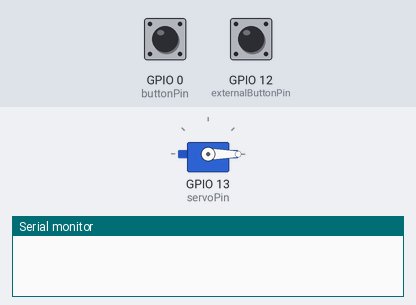
A sketch run on a simulated ESP32. Shown: servo, the last lines printed to the serial monitor. The test bench sets the inputs (shaded band); at power-on: GPIO 0 (buttonPin) HIGH, GPIO 12 (externalButtonPin) HIGH.

Above: at 1.2 s.
1.3 s: GPIO 0 (buttonPin) pulled LOW for 0.15 s
At 2.6 s:
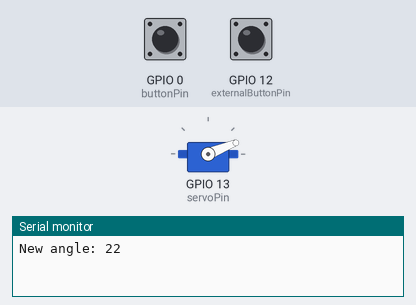
2.9 s: GPIO 12 (externalButtonPin) pulled LOW for 0.15 s
At 3.9 s:
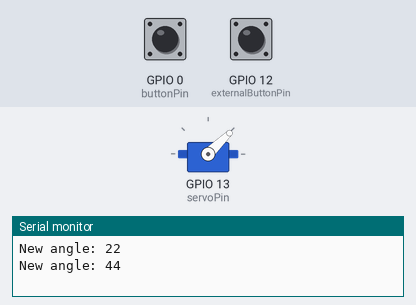
4.5 s: GPIO 0 (buttonPin) pulled LOW for 1 s
At 6.4 s:
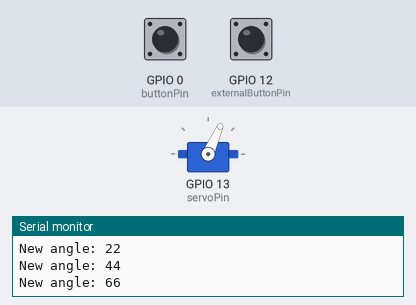
7.0 s: GPIO 12 (externalButtonPin) pulled LOW for 1 s
At 8.3 s:
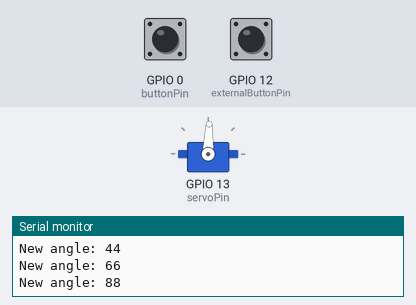
9.5 s: GPIO 0 (buttonPin) pulled LOW for 0.15 s
At 10.2 s:
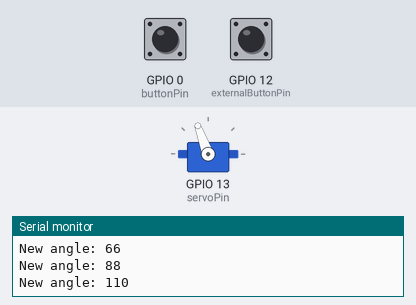
11.1 s: GPIO 12 (externalButtonPin) pulled LOW for 0.15 s
At 12.6 s:
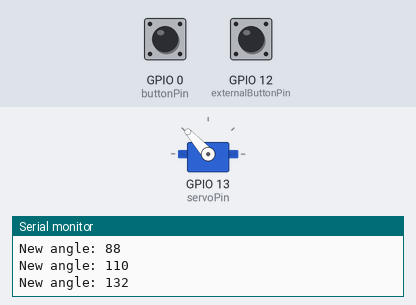
Timing chart, 0 to 13.7 s (numbered marks = the images above; inputs shaded):
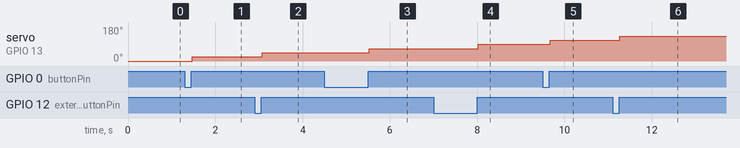

The sketch:

MessageWheel.ino
```cpp
#include <ESP32Servo.h>
#include <AceButton.h>

using namespace ace_button;

Servo myservo;

const int servoPin = 13;
const int buttonPin = 0;
const int externalButtonPin = 12;

AceButton button(buttonPin);
AceButton externalButton(externalButtonPin);

void handleEvent(AceButton*, uint8_t, uint8_t);

int currentAngle = 0;
const int numOfSections = 8;
bool isIncreasing;

void setup() {
  Serial.begin(115200);

  // Internal button
  pinMode(buttonPin, INPUT_PULLUP);
  ButtonConfig* buttonConfig = button.getButtonConfig();
  buttonConfig->setEventHandler(handleEvent);

  // External button
  pinMode(externalButtonPin, INPUT_PULLUP);
  ButtonConfig* externalButtonConfig = externalButton.getButtonConfig();
  externalButtonConfig->setEventHandler(handleEvent);

  // Initialise servo
  ESP32PWM::allocateTimer(0);
  ESP32PWM::allocateTimer(1);
  ESP32PWM::allocateTimer(2);
  ESP32PWM::allocateTimer(3);
  myservo.setPeriodHertz(50);
  myservo.attach(servoPin, 100, 2500);
  myservo.write(currentAngle);
}

void loop() {
  button.check();
  externalButton.check();
}

void advanceAngle() {
  // Advance
  if (isIncreasing) currentAngle += 180 / numOfSections;
  else currentAngle -= 180 / numOfSections;

  // Change direction if we're at either end
  if (currentAngle > 180) {
    isIncreasing = false;
    currentAngle -= 2 * (180 / numOfSections);
  } else if (currentAngle < 0) {
    isIncreasing = true;
    currentAngle += 2 * (180 / numOfSections);
  }

  // Write to servo.
  myservo.write(currentAngle);
  Serial.print("New angle: ");
  Serial.println(currentAngle);
}

void handleEvent(AceButton* /* button */, uint8_t eventType,
    uint8_t /* buttonState */) {
  switch (eventType) {
    case AceButton::kEventReleased:
      advanceAngle();
      break;
  }
}
```

Measured:
- after the input at 1.3 s, servo on GPIO 13 (servoPin): 0° → 22° after 0.17 s
- after the input at 2.9 s, servo on GPIO 13 (servoPin): 22° → 44° after 0.17 s
- after the input at 4.5 s, servo on GPIO 13 (servoPin): 44° → 66° after 1.0 s
- after the input at 7.0 s, servo on GPIO 13 (servoPin): 66° → 88° after 1.0 s
- after the input at 9.5 s, servo on GPIO 13 (servoPin): 88° → 110° after 0.17 s
- after the input at 11.1 s, servo on GPIO 13 (servoPin): 110° → 132° after 0.17 s
